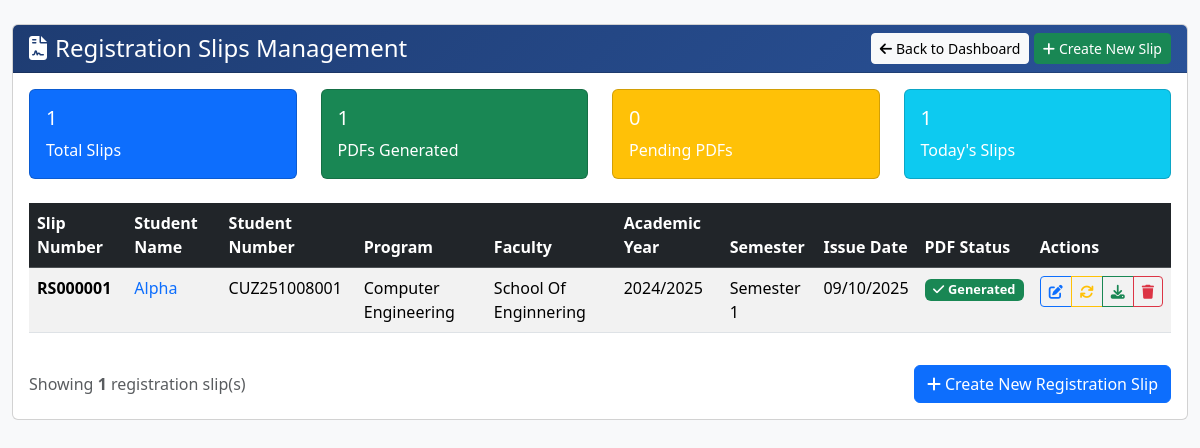
The page /admin/view_registration_slips (signed in) on the database as committed earlier.
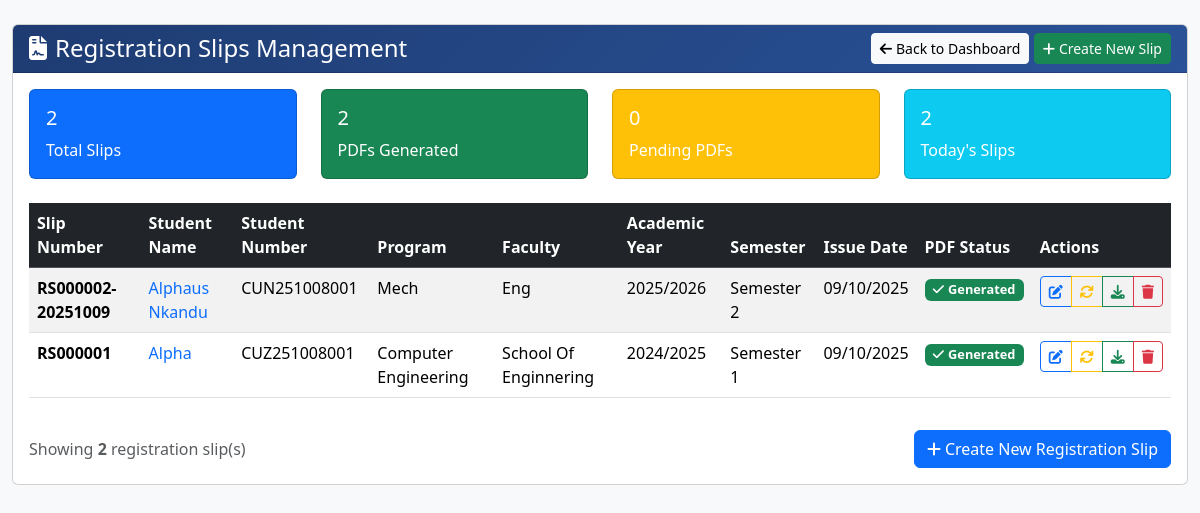
The same page on the database as committed later.
### app/models.py (models this page shows, shortened)
class RegistrationSlip(db.Model):
    __tablename__ = "registration_slip"
    id = db.Column(db.Integer, primary_key=True)
    slip_number = db.Column(db.String(50), unique=True, nullable=False)
    student_id = db.Column(db.Integer, db.ForeignKey('student.id'), nullable=False)
    issue_date = db.Column(db.DateTime, nullable=False, default=lambda: datetime.now(timezone.utc))
    pdf_filename = db.Column(db.String(255), nullable=True)
    created_by = db.Column(db.String(100), nullable=True)
    created_date = db.Column(db.DateTime, default=lambda: datetime.now(timezone.utc))
    academic_year = db.Column(db.String(20), nullable=True)
    semester = db.Column(db.String(20), nullable=True)
    program_name = db.Column(db.String(100), nullable=True)
    faculty_name = db.Column(db.String(100), nullable=True)
    student = db.relationship("Student", back_populates="registration_slips")

class Student(db.Model):
    __tablename__ = "student"
    id = db.Column(db.Integer, primary_key=True)
    student_number = db.Column(db.String(20), unique=True, nullable=False)
    name = db.Column(db.String(100), nullable=False)
    email = db.Column(db.String(120), unique=True, nullable=True)
    phone = db.Column(db.String(20), nullable=True)
    program = db.Column(db.String(50), nullable=True)
    faculty = db.Column(db.String(100), nullable=True)  # NEW: Added faculty field
    intake_year = db.Column(db.Integer, nullable=True)
    year_of_study = db.Column(db.Integer, nullable=True)
    semester = db.Column(db.String(20), nullable=True)  # NEW: Added semester field
    created_at = db.Column(db.DateTime, default=lambda: datetime.now(timezone.utc))
    user = db.relationship("User", back_populates="student_profile", uselist=False, foreign_keys=[User.student_id])
    payments = db.relationship("Payment", back_populates="student", lazy=True, cascade="all, delete-orphan")
    registrations = db.relationship("Registration", back_populates="student", lazy=True, cascade="all, delete-orphan")
    registration_slips = db.relationship("RegistrationSlip", back_populates="student", lazy=True, cascade="all, delete-orphan")

### app/routes/admin_routes.py (the view)
@admin_bp.route('/view_registration_slips')
@admin_required
def view_registration_slips():
    registration_slips = RegistrationSlip.query.order_by(RegistrationSlip.issue_date.desc()).all()
    today = datetime.utcnow().date()
    today_count = len([slip for slip in registration_slips if slip.issue_date.date() == today])
    return render_template('admin/view_registration_slips.html',
                         slips=registration_slips,
                         today_count=today_count)

### app/routes/admin_routes.py (called while the page is built)
def admin_required(f):
    @wraps(f)
    def decorated_function(*args, **kwargs):
        if 'user_id' not in session or session.get('role') != 'admin':
            flash("Please log in as admin to access this page.", "warning")
            return redirect(url_for('admin.admin_login'))
        return f(*args, **kwargs)
    return decorated_function

### app/templates/admin/view_registration_slips.html (shortened to what the changed rows need)
<!DOCTYPE html>
<html lang="en">
<head>
    <link rel="stylesheet" href="https://cdn.jsdelivr.net/npm/bootstrap@5.3.2/dist/css/bootstrap.min.css">
    <link rel="stylesheet" href="https://cdnjs.cloudflare.com/ajax/libs/font-awesome/6.4.0/css/all.min.css">
</head>
<body class="bg-light">
    <div class="container-fluid py-4">
        <div class="row">
            <div class="col-12">
                <div class="card">
                    <div class="card-body">
                        <div class="row mb-4">
                            <div class="col-md-3">
                                <div class="card text-white bg-primary">
                                    <div class="card-body">
                                        <h5 class="card-title">{{ slips|length }}</h5>
                                        <p class="card-text">Total Slips</p>
                                    </div>
                                </div>
                            </div>
                            <div class="col-md-3">
                                <div class="card text-white bg-success">
                                    <div class="card-body">
                                        <h5 class="card-title">{{ slips|selectattr('pdf_filename')|list|length }}</h5>
                                        <p class="card-text">PDFs Generated</p>
                                    </div>
                                </div>
                            </div>
                            <div class="col-md-3">
                                <div class="card text-white bg-info">
                                    <div class="card-body">
                                        <h5 class="card-title">{{ today_count }}</h5>
                                        <p class="card-text">Today's Slips</p>
                                    </div>
                                </div>
                            </div>
                        </div>
                        {% if slips %}
                        <div class="table-responsive">
                            <table class="table table-striped table-hover">
                                <thead class="table-dark">
                                    <tr>
                                        <th>Slip Number</th>
                                        <th>Student Name</th>
                                        <th>Student Number</th>
                                        <th>Program</th>
                                        <th>Faculty</th>
                                        <th>Academic Year</th>
                                        <th>Semester</th>
                                        <th>Issue Date</th>
                                        <th>PDF Status</th>
                                        <th>Actions</th>
                                    </tr>
                                </thead>
                                <tbody>
                                    {% for slip in slips %}
                                    <tr>
                                        <td>
                                            <strong>{{ slip.slip_number }}</strong>
                                        </td>
                                        <td>
                                            <a href="{{ url_for('admin.view_student_details', student_id=slip.student.id) }}"
                                               class="text-decoration-none">
                                                {{ slip.student.name }}
                                            </a>
                                        </td>
                                        <td>{{ slip.student.student_number }}</td>
                                        <td>{{ slip.program_name or '<span class="text-muted">Not set</span>'|safe }}</td>
                                        <td>{{ slip.faculty_name or '<span class="text-muted">Not set</span>'|safe }}</td>
                                        <td>{{ slip.academic_year or '2024/2025' }}</td>
                                        <td>{{ slip.semester or 'Semester 1' }}</td>
                                        <td>{{ slip.issue_date.strftime('%d/%m/%Y') }}</td>
                                        <td>
                                            {% if slip.pdf_filename %}
                                                <span class="badge bg-success status-badge">
                                                    <i class="fas fa-check me-1"></i>Generated
                                                </span>
                                            {% else %}
                                                <span class="badge bg-warning status-badge">
                                                    <i class="fas fa-clock me-1"></i>Pending
                                                </span>
                                            {% endif %}
                                        </td>
                                        <td class="table-actions">
                                            <div class="btn-group btn-group-sm">
                                                <a href="{{ url_for('admin.edit_registration_slip', slip_id=slip.id) }}"
                                                   class="btn btn-outline-primary"
                                                   title="Edit Slip">
                                                    <i class="fas fa-edit"></i>
                                                </a>
                                                <a href="{{ url_for('admin.regenerate_slip_pdf', slip_id=slip.id) }}"
                                                   class="btn btn-outline-warning"
                                                   title="Regenerate PDF">
                                                    <i class="fas fa-sync"></i>
                                                </a>
                                                {% if slip.pdf_filename %}
                                                <a href="{{ url_for('admin.serve_registration_slip', filename=slip.pdf_filename) }}"
                                                   class="btn btn-outline-success"
                                                   target="_blank"
                                                   title="Download PDF">
                                                    <i class="fas fa-download"></i>
                                                </a>
                                                {% else %}
                                                <button class="btn btn-outline-secondary" disabled title="No PDF available">
                                                    <i class="fas fa-download"></i>
                                                </button>
                                                {% endif %}
                                                <a href="{{ url_for('admin.delete_registration_slip', slip_id=slip.id) }}"
                                                   class="btn btn-outline-danger"
                                                   onclick="return confirm('Are you sure you want to delete this registration slip? This action cannot be undone.')"
                                                   title="Delete Slip">
                                                    <i class="fas fa-trash"></i>
                                                </a>
                                            </div>
                                        </td>
                                    </tr>
                                    {% endfor %}
                                </tbody>
                            </table>
                        </div>
                        <div class="d-flex justify-content-between align-items-center mt-3">
                            <div class="text-muted">
                                Showing <strong>{{ slips|length }}</strong> registration slip(s)
                            </div>
                            <div>
                                <a href="{{ url_for('admin.create_registration_slip_form') }}" class="btn btn-primary">
                                    <i class="fas fa-plus me-1"></i>Create New Registration Slip
                                </a>
                            </div>
                        </div>
                        {% endif %}
                    </div>
                </div>
            </div>
        </div>
    </div>
</body>
</html>

Rows that differ between the two databases and show on the page:
added RegistrationSlip: slip_number "RS000002-20251009", student.name "Alphaus Nkandu", student.student_number "CUN251008001", program_name "Mech", faculty_name "Eng", academic_year "2025/2026", semester "Semester 2", issue_date "09/10/2025", shows "Generated"
Other text that changed with them:
{{ slips|length }}: "1" → "2"
{{ slips|selectattr('pdf_filename')|list|length }}: "1" → "2"
{{ today_count }}: "1" → "2"
